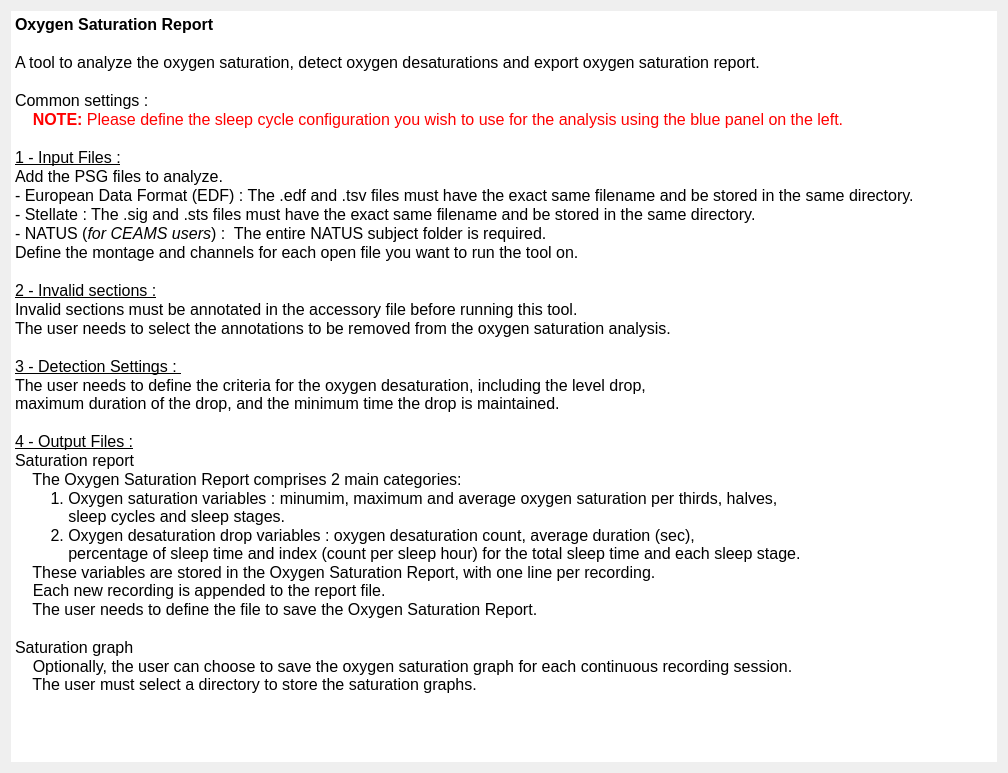
<?xml version="1.0" encoding="UTF-8"?>
<ui version="4.0">
 <class>IntroStep</class>
 <widget class="QWidget" name="IntroStep">
  <property name="geometry">
   <rect>
    <x>0</x>
    <y>0</y>
    <width>1008</width>
    <height>773</height>
   </rect>
  </property>
  <property name="windowTitle">
   <string/>
  </property>
  <property name="styleSheet">
   <string>font: 12pt &quot;Roboto&quot;;</string>
  </property>
  <layout class="QHBoxLayout" name="horizontalLayout">
   <item>
    <widget class="QTextEdit" name="textEdit">
     <property name="frameShape">
      <enum>QFrame::Shape::NoFrame</enum>
     </property>
     <property name="frameShadow">
      <enum>QFrame::Shadow::Plain</enum>
     </property>
     <property name="lineWidth">
      <number>0</number>
     </property>
     <property name="sizeAdjustPolicy">
      <enum>QAbstractScrollArea::SizeAdjustPolicy::AdjustToContents</enum>
     </property>
     <property name="readOnly">
      <bool>true</bool>
     </property>
     <property name="html">
      <string>&lt;!DOCTYPE HTML PUBLIC &quot;-//W3C//DTD HTML 4.0//EN&quot; &quot;http://www.w3.org/TR/REC-html40/strict.dtd&quot;&gt;
&lt;html&gt;&lt;head&gt;&lt;meta name=&quot;qrichtext&quot; content=&quot;1&quot; /&gt;&lt;meta charset=&quot;utf-8&quot; /&gt;&lt;style type=&quot;text/css&quot;&gt;
p, li { white-space: pre-wrap; }
hr { height: 1px; border-width: 0; }
li.unchecked::marker { content: &quot;\2610&quot;; }
li.checked::marker { content: &quot;\2612&quot;; }
&lt;/style&gt;&lt;/head&gt;&lt;body style=&quot; font-family:'Roboto'; font-size:12pt; font-weight:400; font-style:normal;&quot;&gt;
&lt;p style=&quot; margin-top:0px; margin-bottom:0px; margin-left:0px; margin-right:0px; -qt-block-indent:0; text-indent:0px;&quot;&gt;&lt;span style=&quot; font-weight:600;&quot;&gt;Oxygen Saturation Report&lt;/span&gt;&lt;/p&gt;
&lt;p style=&quot;-qt-paragraph-type:empty; margin-top:0px; margin-bottom:0px; margin-left:0px; margin-right:0px; -qt-block-indent:0; text-indent:0px;&quot;&gt;&lt;br /&gt;&lt;/p&gt;
&lt;p style=&quot; margin-top:0px; margin-bottom:0px; margin-left:0px; margin-right:0px; -qt-block-indent:0; text-indent:0px;&quot;&gt;A tool to analyze the oxygen saturation, detect oxygen desaturations and export oxygen saturation report.&lt;/p&gt;
&lt;p style=&quot;-qt-paragraph-type:empty; margin-top:0px; margin-bottom:0px; margin-left:0px; margin-right:0px; -qt-block-indent:0; text-indent:0px;&quot;&gt;&lt;br /&gt;&lt;/p&gt;
&lt;p style=&quot; margin-top:0px; margin-bottom:0px; margin-left:0px; margin-right:0px; -qt-block-indent:0; text-indent:0px;&quot;&gt;Common settings : &lt;/p&gt;
&lt;p style=&quot; margin-top:0px; margin-bottom:0px; margin-left:0px; margin-right:0px; -qt-block-indent:0; text-indent:0px;&quot;&gt;&lt;span style=&quot; font-weight:700; color:#ff0000;&quot;&gt;    NOTE:&lt;/span&gt;&lt;span style=&quot; color:#ff0000;&quot;&gt; Please define the sleep cycle configuration you wish to use for the analysis using the blue panel on the left.&lt;/span&gt;&lt;/p&gt;
&lt;p style=&quot;-qt-paragraph-type:empty; margin-top:0px; margin-bottom:0px; margin-left:0px; margin-right:0px; -qt-block-indent:0; text-indent:0px;&quot;&gt;&lt;br /&gt;&lt;/p&gt;
&lt;p style=&quot; margin-top:0px; margin-bottom:0px; margin-left:0px; margin-right:0px; -qt-block-indent:0; text-indent:0px;&quot;&gt;&lt;span style=&quot; text-decoration: underline;&quot;&gt;1 - Input Files :&lt;/span&gt;&lt;/p&gt;
&lt;p style=&quot; margin-top:0px; margin-bottom:0px; margin-left:0px; margin-right:0px; -qt-block-indent:0; text-indent:0px;&quot;&gt;Add the PSG files to analyze.&lt;/p&gt;
&lt;p style=&quot; margin-top:0px; margin-bottom:0px; margin-left:0px; margin-right:0px; -qt-block-indent:0; text-indent:0px;&quot;&gt;&lt;span style=&quot; font-family:'Roboto-Regular';&quot;&gt;- European Data Format (EDF) : The .edf and .tsv files must have the exact same filename and be stored in the same directory.&lt;/span&gt;&lt;/p&gt;
&lt;p style=&quot; margin-top:0px; margin-bottom:0px; margin-left:0px; margin-right:0px; -qt-block-indent:0; text-indent:0px;&quot;&gt;&lt;span style=&quot; font-family:'Roboto-Regular';&quot;&gt;- Stellate : The .sig and .sts files must have the exact same filename and be stored in the same directory.&lt;/span&gt;&lt;/p&gt;
&lt;p style=&quot; margin-top:0px; margin-bottom:0px; margin-left:0px; margin-right:0px; -qt-block-indent:0; text-indent:0px;&quot;&gt;&lt;span style=&quot; font-family:'Roboto-Regular';&quot;&gt;- NATUS (&lt;/span&gt;&lt;span style=&quot; font-family:'Roboto-Regular'; font-style:italic;&quot;&gt;for CEAMS users&lt;/span&gt;&lt;span style=&quot; font-family:'Roboto-Regular';&quot;&gt;) : &lt;/span&gt;&lt;span style=&quot; font-family:'MS Shell Dlg 2';&quot;&gt; The entire NATUS subject folder is required.&lt;/span&gt;&lt;/p&gt;
&lt;p style=&quot; margin-top:0px; margin-bottom:0px; margin-left:0px; margin-right:0px; -qt-block-indent:0; text-indent:0px;&quot;&gt;Define the montage and channels for each open file you want to run the tool on.&lt;/p&gt;
&lt;p style=&quot;-qt-paragraph-type:empty; margin-top:0px; margin-bottom:0px; margin-left:0px; margin-right:0px; -qt-block-indent:0; text-indent:0px;&quot;&gt;&lt;br /&gt;&lt;/p&gt;
&lt;p style=&quot; margin-top:0px; margin-bottom:0px; margin-left:0px; margin-right:0px; -qt-block-indent:0; text-indent:0px;&quot;&gt;&lt;span style=&quot; text-decoration: underline;&quot;&gt;2 - Invalid sections :&lt;/span&gt;&lt;/p&gt;
&lt;p style=&quot; margin-top:0px; margin-bottom:0px; margin-left:0px; margin-right:0px; -qt-block-indent:0; text-indent:0px;&quot;&gt;Invalid sections must be annotated in the accessory file before running this tool.&lt;/p&gt;
&lt;p style=&quot; margin-top:0px; margin-bottom:0px; margin-left:0px; margin-right:0px; -qt-block-indent:0; text-indent:0px;&quot;&gt;The user needs to select the annotations to be removed from the oxygen saturation analysis.&lt;/p&gt;
&lt;p style=&quot;-qt-paragraph-type:empty; margin-top:0px; margin-bottom:0px; margin-left:0px; margin-right:0px; -qt-block-indent:0; text-indent:0px;&quot;&gt;&lt;br /&gt;&lt;/p&gt;
&lt;p style=&quot; margin-top:0px; margin-bottom:0px; margin-left:0px; margin-right:0px; -qt-block-indent:0; text-indent:0px;&quot;&gt;&lt;span style=&quot; text-decoration: underline;&quot;&gt;3 - Detection Settings : &lt;/span&gt;&lt;/p&gt;
&lt;p style=&quot; margin-top:0px; margin-bottom:0px; margin-left:0px; margin-right:0px; -qt-block-indent:0; text-indent:0px;&quot;&gt;The user needs to define the criteria for the oxygen desaturation, including the level drop, &lt;br /&gt;maximum duration of the drop, and the minimum time the drop is maintained.&lt;/p&gt;
&lt;p style=&quot;-qt-paragraph-type:empty; margin-top:0px; margin-bottom:0px; margin-left:0px; margin-right:0px; -qt-block-indent:0; text-indent:0px;&quot;&gt;&lt;br /&gt;&lt;/p&gt;
&lt;p style=&quot; margin-top:0px; margin-bottom:0px; margin-left:0px; margin-right:0px; -qt-block-indent:0; text-indent:0px;&quot;&gt;&lt;span style=&quot; text-decoration: underline;&quot;&gt;4 - Output Files :&lt;/span&gt;&lt;/p&gt;
&lt;p style=&quot; margin-top:0px; margin-bottom:0px; margin-left:0px; margin-right:0px; -qt-block-indent:0; text-indent:0px;&quot;&gt;Saturation report&lt;/p&gt;
&lt;p style=&quot; margin-top:0px; margin-bottom:0px; margin-left:0px; margin-right:0px; -qt-block-indent:0; text-indent:0px;&quot;&gt;    The Oxygen Saturation Report comprises 2 main categories:&lt;/p&gt;
&lt;p style=&quot; margin-top:0px; margin-bottom:0px; margin-left:0px; margin-right:0px; -qt-block-indent:0; text-indent:0px;&quot;&gt;        1. Oxygen saturation variables : minumim, maximum and average oxygen saturation per thirds, halves, &lt;br /&gt;            sleep cycles and sleep stages.&lt;/p&gt;
&lt;p style=&quot; margin-top:0px; margin-bottom:0px; margin-left:0px; margin-right:0px; -qt-block-indent:0; text-indent:0px;&quot;&gt;        2. Oxygen desaturation drop variables : oxygen desaturation count, average duration (sec), &lt;br /&gt;            percentage of sleep time and index (count per sleep hour) for the total sleep time and each sleep stage.&lt;/p&gt;
&lt;p style=&quot; margin-top:0px; margin-bottom:0px; margin-left:0px; margin-right:0px; -qt-block-indent:0; text-indent:0px;&quot;&gt;    These variables are stored in the Oxygen Saturation Report, with one line per recording. &lt;br /&gt;    Each new recording is appended to the report file.&lt;/p&gt;
&lt;p style=&quot; margin-top:0px; margin-bottom:0px; margin-left:0px; margin-right:0px; -qt-block-indent:0; text-indent:0px;&quot;&gt;    The user needs to define the file to save the Oxygen Saturation Report.&lt;/p&gt;
&lt;p style=&quot;-qt-paragraph-type:empty; margin-top:0px; margin-bottom:0px; margin-left:0px; margin-right:0px; -qt-block-indent:0; text-indent:0px;&quot;&gt;&lt;br /&gt;&lt;/p&gt;
&lt;p style=&quot; margin-top:0px; margin-bottom:0px; margin-left:0px; margin-right:0px; -qt-block-indent:0; text-indent:0px;&quot;&gt;Saturation graph&lt;/p&gt;
&lt;p style=&quot; margin-top:0px; margin-bottom:0px; margin-left:0px; margin-right:0px; -qt-block-indent:0; text-indent:0px;&quot;&gt;    Optionally, the user can choose to save the oxygen saturation graph for each continuous recording session. &lt;br /&gt;    The user must select a directory to store the saturation graphs.&lt;/p&gt;&lt;/body&gt;&lt;/html&gt;</string>
     </property>
    </widget>
   </item>
  </layout>
 </widget>
 <resources>
  <include location="../../../../../snooz-toolbox/src/main/python/ui/themes/themes.qrc"/>
 </resources>
 <connections/>
</ui>
